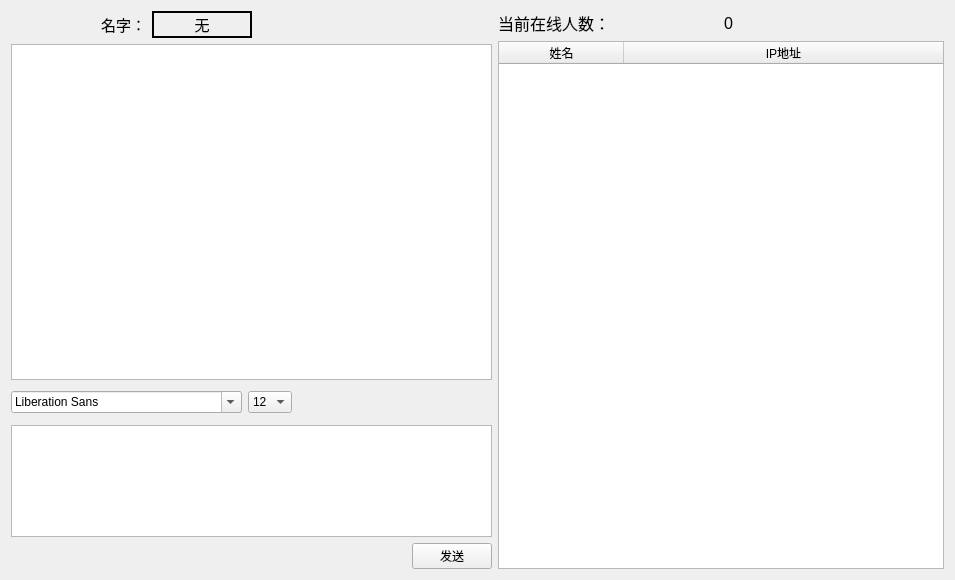
<?xml version="1.0" encoding="UTF-8"?>
<ui version="4.0">
 <class>ClientUIClass</class>
 <widget class="QWidget" name="ClientUIClass">
  <property name="geometry">
   <rect>
    <x>0</x>
    <y>0</y>
    <width>955</width>
    <height>580</height>
   </rect>
  </property>
  <property name="windowTitle">
   <string>Echat</string>
  </property>
  <layout class="QHBoxLayout" name="horizontalLayout_8">
   <item>
    <layout class="QVBoxLayout" name="verticalLayout_2">
     <item>
      <layout class="QHBoxLayout" name="horizontalLayout_5">
       <item>
        <layout class="QVBoxLayout" name="verticalLayout">
         <item>
          <layout class="QHBoxLayout" name="horizontalLayout_2">
           <item>
            <spacer name="horizontalSpacer_4">
             <property name="orientation">
              <enum>Qt::Horizontal</enum>
             </property>
             <property name="sizeHint" stdset="0">
              <size>
               <width>40</width>
               <height>20</height>
              </size>
             </property>
            </spacer>
           </item>
           <item>
            <layout class="QHBoxLayout" name="horizontalLayout_3">
             <item>
              <widget class="QLabel" name="serverIPLabel">
               <property name="font">
                <font>
                 <pointsize>11</pointsize>
                </font>
               </property>
               <property name="text">
                <string>名字：</string>
               </property>
              </widget>
             </item>
             <item>
              <widget class="QLabel" name="clientName">
               <property name="minimumSize">
                <size>
                 <width>100</width>
                 <height>0</height>
                </size>
               </property>
               <property name="font">
                <font>
                 <pointsize>11</pointsize>
                </font>
               </property>
               <property name="frameShape">
                <enum>QFrame::WinPanel</enum>
               </property>
               <property name="text">
                <string>无</string>
               </property>
               <property name="alignment">
                <set>Qt::AlignCenter</set>
               </property>
              </widget>
             </item>
            </layout>
           </item>
           <item>
            <layout class="QHBoxLayout" name="horizontalLayout_4"/>
           </item>
          </layout>
         </item>
        </layout>
       </item>
       <item>
        <spacer name="horizontalSpacer_3">
         <property name="orientation">
          <enum>Qt::Horizontal</enum>
         </property>
         <property name="sizeHint" stdset="0">
          <size>
           <width>40</width>
           <height>20</height>
          </size>
         </property>
        </spacer>
       </item>
      </layout>
     </item>
     <item>
      <widget class="QTextBrowser" name="listWidget">
       <property name="sizePolicy">
        <sizepolicy hsizetype="Expanding" vsizetype="Expanding">
         <horstretch>0</horstretch>
         <verstretch>3</verstretch>
        </sizepolicy>
       </property>
       <property name="font">
        <font>
         <pointsize>12</pointsize>
        </font>
       </property>
       <property name="html">
        <string>&lt;!DOCTYPE HTML PUBLIC &quot;-//W3C//DTD HTML 4.0//EN&quot; &quot;http://www.w3.org/TR/REC-html40/strict.dtd&quot;&gt;
&lt;html&gt;&lt;head&gt;&lt;meta name=&quot;qrichtext&quot; content=&quot;1&quot; /&gt;&lt;style type=&quot;text/css&quot;&gt;
p, li { white-space: pre-wrap; }
&lt;/style&gt;&lt;/head&gt;&lt;body style=&quot; font-family:'SimSun'; font-size:12pt; font-weight:400; font-style:normal;&quot;&gt;
&lt;p style=&quot;-qt-paragraph-type:empty; margin-top:0px; margin-bottom:0px; margin-left:0px; margin-right:0px; -qt-block-indent:0; text-indent:0px;&quot;&gt;&lt;br /&gt;&lt;/p&gt;&lt;/body&gt;&lt;/html&gt;</string>
       </property>
      </widget>
     </item>
     <item>
      <layout class="QHBoxLayout" name="horizontalLayout_6">
       <item>
        <widget class="QFontComboBox" name="fontCbx">
         <property name="sizePolicy">
          <sizepolicy hsizetype="Minimum" vsizetype="Fixed">
           <horstretch>0</horstretch>
           <verstretch>0</verstretch>
          </sizepolicy>
         </property>
        </widget>
       </item>
       <item>
        <widget class="QComboBox" name="sizeCbx">
         <property name="sizePolicy">
          <sizepolicy hsizetype="Minimum" vsizetype="Fixed">
           <horstretch>0</horstretch>
           <verstretch>0</verstretch>
          </sizepolicy>
         </property>
         <property name="currentIndex">
          <number>4</number>
         </property>
         <item>
          <property name="text">
           <string>8</string>
          </property>
         </item>
         <item>
          <property name="text">
           <string>9</string>
          </property>
         </item>
         <item>
          <property name="text">
           <string>10</string>
          </property>
         </item>
         <item>
          <property name="text">
           <string>11</string>
          </property>
         </item>
         <item>
          <property name="text">
           <string>12</string>
          </property>
         </item>
         <item>
          <property name="text">
           <string>13</string>
          </property>
         </item>
         <item>
          <property name="text">
           <string>14</string>
          </property>
         </item>
         <item>
          <property name="text">
           <string>15</string>
          </property>
         </item>
         <item>
          <property name="text">
           <string>16</string>
          </property>
         </item>
         <item>
          <property name="text">
           <string>17</string>
          </property>
         </item>
         <item>
          <property name="text">
           <string>18</string>
          </property>
         </item>
         <item>
          <property name="text">
           <string>19</string>
          </property>
         </item>
         <item>
          <property name="text">
           <string>20</string>
          </property>
         </item>
         <item>
          <property name="text">
           <string>21</string>
          </property>
         </item>
         <item>
          <property name="text">
           <string>22</string>
          </property>
         </item>
        </widget>
       </item>
       <item>
        <widget class="QToolButton" name="boldTBtn">
         <property name="minimumSize">
          <size>
           <width>32</width>
           <height>32</height>
          </size>
         </property>
         <property name="text">
          <string/>
         </property>
         <property name="icon">
          <iconset resource="ClientUI.qrc">
           <normaloff>:/ClientUI/Resources/bold.png</normaloff>:/ClientUI/Resources/bold.png</iconset>
         </property>
         <property name="iconSize">
          <size>
           <width>26</width>
           <height>26</height>
          </size>
         </property>
         <property name="checkable">
          <bool>true</bool>
         </property>
         <property name="autoRaise">
          <bool>true</bool>
         </property>
        </widget>
       </item>
       <item>
        <widget class="QToolButton" name="italicTBtn">
         <property name="minimumSize">
          <size>
           <width>32</width>
           <height>32</height>
          </size>
         </property>
         <property name="text">
          <string/>
         </property>
         <property name="icon">
          <iconset resource="ClientUI.qrc">
           <normaloff>:/ClientUI/Resources/italic.png</normaloff>:/ClientUI/Resources/italic.png</iconset>
         </property>
         <property name="iconSize">
          <size>
           <width>26</width>
           <height>26</height>
          </size>
         </property>
         <property name="checkable">
          <bool>true</bool>
         </property>
         <property name="autoRaise">
          <bool>true</bool>
         </property>
        </widget>
       </item>
       <item>
        <widget class="QToolButton" name="underlineTBtn">
         <property name="minimumSize">
          <size>
           <width>32</width>
           <height>32</height>
          </size>
         </property>
         <property name="text">
          <string/>
         </property>
         <property name="icon">
          <iconset resource="ClientUI.qrc">
           <normaloff>:/ClientUI/Resources/underlined.png</normaloff>:/ClientUI/Resources/underlined.png</iconset>
         </property>
         <property name="iconSize">
          <size>
           <width>26</width>
           <height>26</height>
          </size>
         </property>
         <property name="checkable">
          <bool>true</bool>
         </property>
         <property name="autoRaise">
          <bool>true</bool>
         </property>
        </widget>
       </item>
       <item>
        <widget class="QToolButton" name="colorTBtn">
         <property name="minimumSize">
          <size>
           <width>32</width>
           <height>32</height>
          </size>
         </property>
         <property name="text">
          <string/>
         </property>
         <property name="icon">
          <iconset resource="ClientUI.qrc">
           <normaloff>:/ClientUI/Resources/color.png</normaloff>:/ClientUI/Resources/color.png</iconset>
         </property>
         <property name="iconSize">
          <size>
           <width>26</width>
           <height>26</height>
          </size>
         </property>
         <property name="autoRaise">
          <bool>true</bool>
         </property>
        </widget>
       </item>
       <item>
        <widget class="QToolButton" name="sendFileTBtn">
         <property name="minimumSize">
          <size>
           <width>32</width>
           <height>32</height>
          </size>
         </property>
         <property name="text">
          <string/>
         </property>
         <property name="icon">
          <iconset resource="ClientUI.qrc">
           <normaloff>:/ClientUI/Resources/Send.png</normaloff>:/ClientUI/Resources/Send.png</iconset>
         </property>
         <property name="iconSize">
          <size>
           <width>26</width>
           <height>26</height>
          </size>
         </property>
         <property name="autoRaise">
          <bool>true</bool>
         </property>
        </widget>
       </item>
      </layout>
     </item>
     <item>
      <widget class="QTextEdit" name="sendLineEdit">
       <property name="sizePolicy">
        <sizepolicy hsizetype="Expanding" vsizetype="Expanding">
         <horstretch>0</horstretch>
         <verstretch>1</verstretch>
        </sizepolicy>
       </property>
       <property name="font">
        <font>
         <pointsize>12</pointsize>
        </font>
       </property>
      </widget>
     </item>
     <item>
      <layout class="QHBoxLayout" name="horizontalLayout">
       <item>
        <spacer name="horizontalSpacer">
         <property name="orientation">
          <enum>Qt::Horizontal</enum>
         </property>
         <property name="sizeHint" stdset="0">
          <size>
           <width>40</width>
           <height>20</height>
          </size>
         </property>
        </spacer>
       </item>
       <item>
        <widget class="QPushButton" name="sendBtn">
         <property name="text">
          <string>发送</string>
         </property>
         <property name="checkable">
          <bool>false</bool>
         </property>
        </widget>
       </item>
      </layout>
     </item>
    </layout>
   </item>
   <item>
    <layout class="QVBoxLayout" name="verticalLayout_4">
     <item>
      <layout class="QVBoxLayout" name="verticalLayout_3">
       <item>
        <layout class="QHBoxLayout" name="horizontalLayout_7">
         <item>
          <widget class="QLabel" name="label">
           <property name="font">
            <font>
             <pointsize>12</pointsize>
            </font>
           </property>
           <property name="text">
            <string>当前在线人数：</string>
           </property>
          </widget>
         </item>
         <item>
          <widget class="QLabel" name="onlineNumber">
           <property name="font">
            <font>
             <pointsize>12</pointsize>
            </font>
           </property>
           <property name="frameShape">
            <enum>QFrame::NoFrame</enum>
           </property>
           <property name="text">
            <string>0</string>
           </property>
          </widget>
         </item>
        </layout>
       </item>
       <item>
        <widget class="QTableWidget" name="tableWidget">
         <property name="sizePolicy">
          <sizepolicy hsizetype="Expanding" vsizetype="Expanding">
           <horstretch>0</horstretch>
           <verstretch>0</verstretch>
          </sizepolicy>
         </property>
         <property name="minimumSize">
          <size>
           <width>311</width>
           <height>525</height>
          </size>
         </property>
         <property name="selectionMode">
          <enum>QAbstractItemView::SingleSelection</enum>
         </property>
         <property name="selectionBehavior">
          <enum>QAbstractItemView::SelectRows</enum>
         </property>
         <attribute name="horizontalHeaderVisible">
          <bool>true</bool>
         </attribute>
         <attribute name="horizontalHeaderDefaultSectionSize">
          <number>125</number>
         </attribute>
         <attribute name="horizontalHeaderStretchLastSection">
          <bool>true</bool>
         </attribute>
         <column>
          <property name="text">
           <string>姓名</string>
          </property>
         </column>
         <column>
          <property name="text">
           <string>IP地址</string>
          </property>
         </column>
        </widget>
       </item>
      </layout>
     </item>
    </layout>
   </item>
  </layout>
 </widget>
 <layoutdefault spacing="6" margin="11"/>
 <resources>
  <include location="ClientUI.qrc"/>
 </resources>
 <connections/>
</ui>
